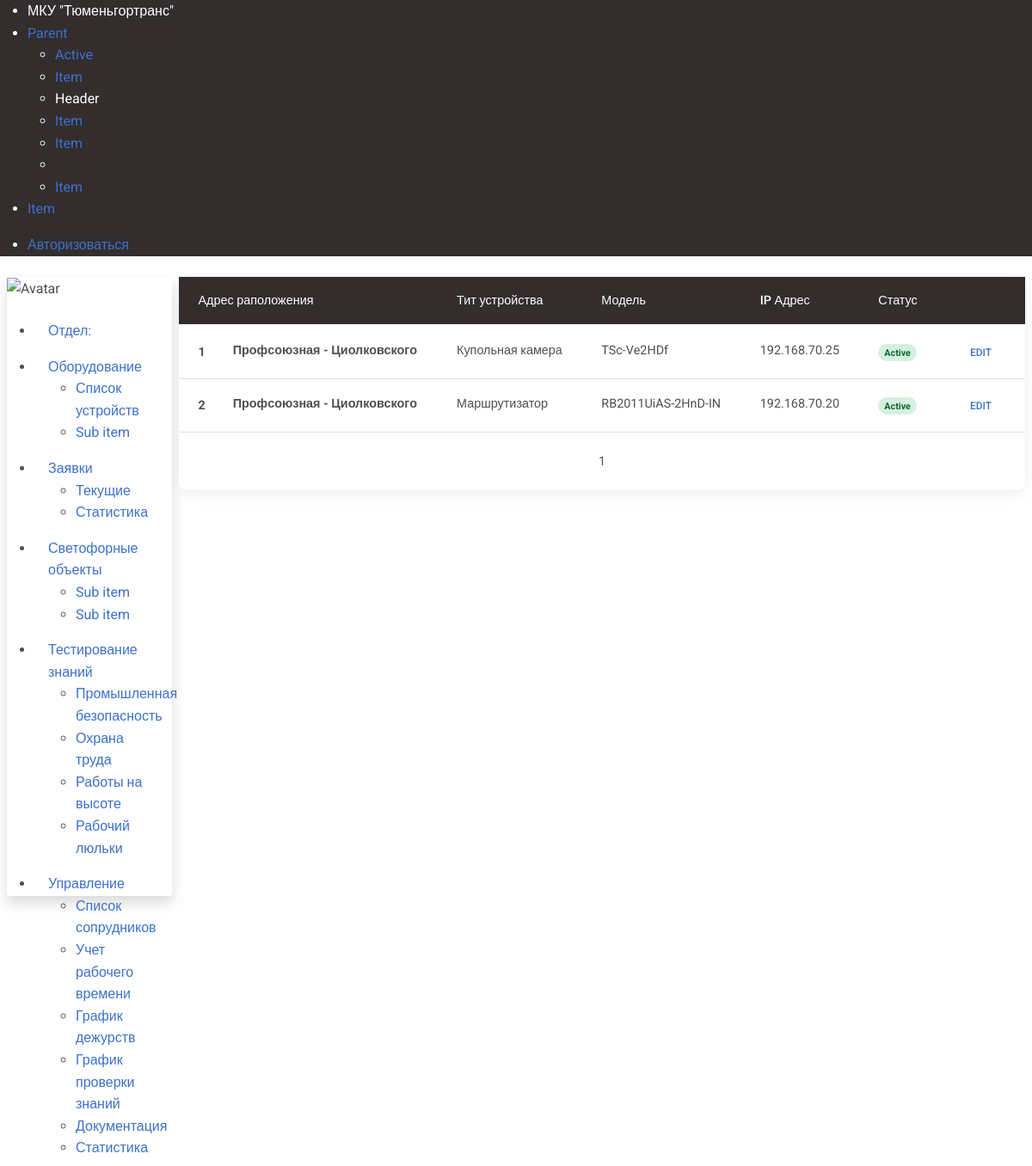
Before: /devices/device_list/ with the older database file.
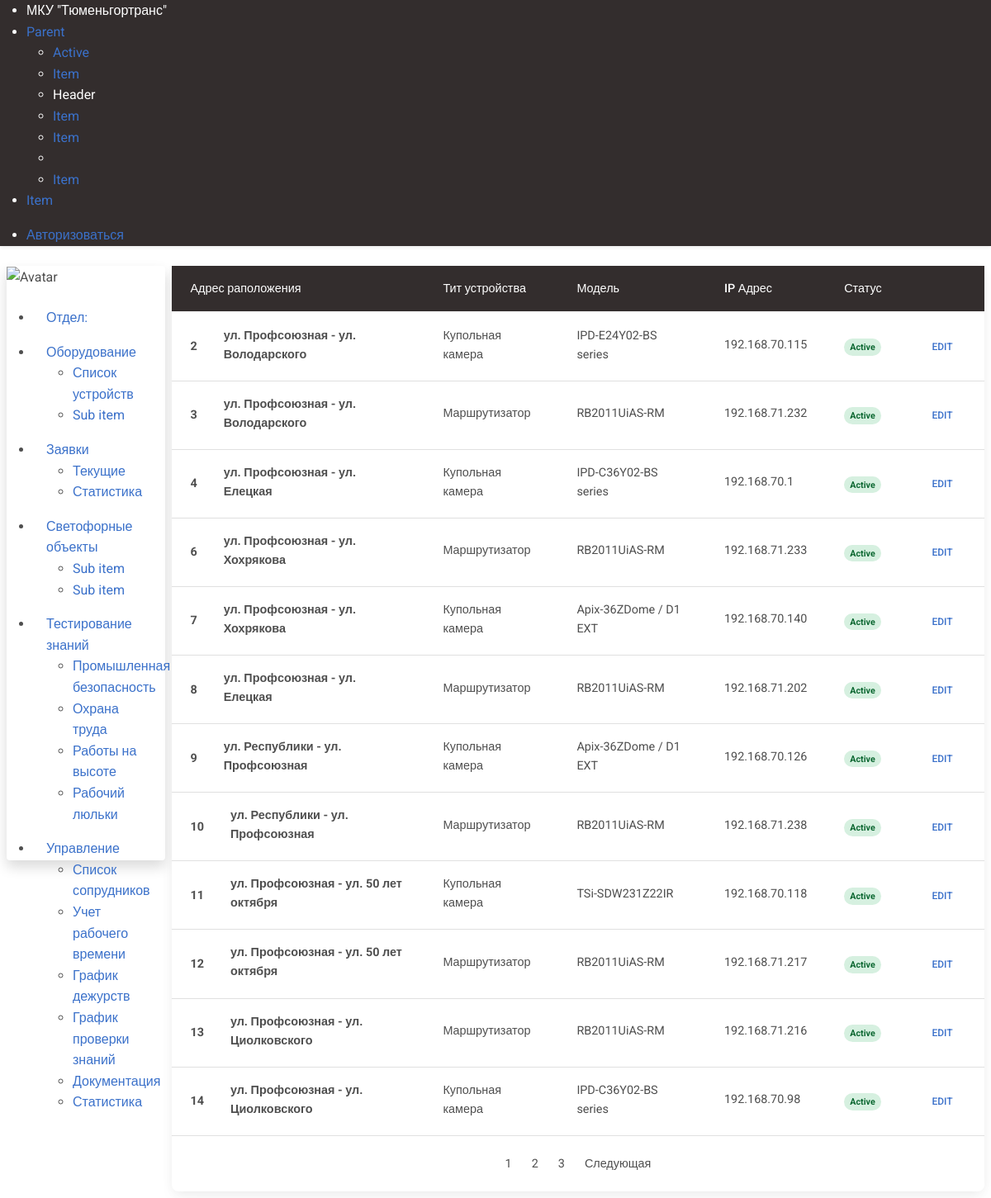
After: the same page with the newer database file.
### devices/models.py (models this page shows, shortened)
class Device(models.Model):
    address = models.ForeignKey('cross.CrossRoad', on_delete=models.CASCADE, verbose_name='Адрес установки')
    device_type = models.ForeignKey('DeviceType', on_delete=models.CASCADE, verbose_name='Тип устройства')
    model = models.ForeignKey('DeviceModel', on_delete=models.CASCADE, verbose_name='Модель устройства')
    serial_number = models.CharField(max_length=15, verbose_name='Серийный номер')
    inventary_number = models.IntegerField(blank=True, null=True, verbose_name='Инвентарный номер')
    ip_address = models.GenericIPAddressField(default='192.168.70.1', verbose_name='IP Адрес устройства')
    mask = models.GenericIPAddressField(default='255.255.255.0', blank=True, null=True, verbose_name='Маска подсети')
    gateway = models.GenericIPAddressField(default='192.168.70.1', blank=True, null=True, verbose_name='Шлюз')
    class Meta:
        verbose_name = "Устройство"
        verbose_name_plural = "Устройства"

class DeviceType(models.Model):
    type = models.CharField(max_length=50, blank=True, null=True, verbose_name='Тип устройства')
    slug = models.SlugField(max_length=60, blank=True, null=True)
    class Meta:
        verbose_name = "Тип устройства"
        verbose_name_plural = "Типы устройств"
    def __str__(self):
        return self.type

class DeviceModel(models.Model):
    manufacturer = models.CharField(max_length=50, blank=True, null=True, verbose_name='Проиводитель')
    model = models.CharField(max_length=100, blank=True, null=True, verbose_name='Модель оборудования')
    type = models.ForeignKey(DeviceType, on_delete=models.CASCADE, blank=True, null=True, verbose_name='Тип устройства')
    slug = models.SlugField(max_length=120, blank=True, null=True, verbose_name='Слаг')
    class Meta:
        verbose_name = "Модель оборудования"
        verbose_name_plural = "Модели оборудования"
    def __str__(self):
        return self.model

### cross/models.py (models this page shows)
class CrossRoad(models.Model):
    address = models.CharField(max_length=100, verbose_name="Адрес")
    latitude = models.FloatField(verbose_name='Широта')
    longitude = models.FloatField(verbose_name='Долгота')
    class Meta:
        verbose_name = 'Перекрёсток'
        verbose_name_plural = 'Перекрёстки'
    def __str__(self):
        return self.address

### devices/views.py (the view)
# urls.py: path('device_list/', DeviceListView.as_view(), name='device_list')
class DeviceListView(ListView):
    model = Device
    paginate_by = 12

### templates/devices/device_list.html (shortened to what this page needs)
{% extends 'users/main.html' %}
{% block content %}
<div class="card m-2 mt-2">
<table class="table align-middle mb-0 bg-white">
  <thead class="bg-dark text-white card-header">
    <tr class="">
      <th>Адрес раположения</th>
      <th>Тит устройства</th>
      <th>Модель</th>
      <th>IP Адрес</th>
      <th>Статус</th>
        <th></th>
    </tr>
  </thead>
  <tbody>
  {% for device in object_list %}
    <tr>
      <td>
        <div class="d-flex align-items-center">
            <div class="me-3">
                <strong>{{ device.pk }}</strong>
            </div>
          <div class="ms-3">
            <p class="fw-bold mb-1">{{ device.address }}</p>
          </div>
        </div>
      </td>
      <td>
        <p class="fw-normal mb-1">{{ device.device_type }}</p>
      </td>
      <td>
        <p class="fw-normal mb-1">{{ device.model }}</p>
      </td>
        <td>
            <p class="fw-normal mb-1">{{ device.ip_address }}</p>
        </td>
        <td>
            <span class="badge badge-success rounded-pill d-inline">Active</span>
        </td>
      <td>
        <button type="button" class="btn btn-link btn-sm btn-rounded">
          Edit
        </button>
      </td>
    </tr>
    {% endfor %}
  </tbody>
</table>
  <nav class="mt-3" aria-label="Page navigation example">
    <ul class="pagination justify-content-center">
      {% for page in page_obj.paginator %}
        <li class="page-item">
          <a class="page-link" href="?page={{ page.number}}">{{ page.number }}</a>
        </li>
      {% endfor %}
      <li class="page-item">
        {% if page_obj.has_next %}
          <a class="page-link" href="?page={{ page_obj.next_page_number }}">Следующая</a>
        {% endif %}
      </li>
    </ul>
</nav>
</div>
{% endblock %}

Changed rows visible on the page:
removed Device: pk "1", address "Профсоюзная - Циолковского", device_type "Купольная камера", model "TSc-Ve2HDf", ip_address "192.168.70.25"
changed Device id 2: address "Профсоюзная - Циолковского" → "ул. Профсоюзная - ул. Володарского"; device_type "Маршрутизатор" → "Купольная камера"; model "RB2011UiAS-2HnD-IN" → "IPD-E24Y02-BS series"; ip_address "192.168.70.20" → "192.168.70.115"
added Device: pk "3", address "ул. Профсоюзная - ул. Володарского", device_type "Маршрутизатор", model "RB2011UiAS-RM", ip_address "192.168.71.232"
added Device: pk "4", address "ул. Профсоюзная - ул. Елецкая", device_type "Купольная камера", model "IPD-C36Y02-BS series", ip_address "192.168.70.1"
added Device: pk "6", address "ул. Профсоюзная - ул. Хохрякова", device_type "Маршрутизатор", model "RB2011UiAS-RM", ip_address "192.168.71.233"
added Device: pk "7", address "ул. Профсоюзная - ул. Хохрякова", device_type "Купольная камера", model "Apix-36ZDome / D1 EXT", ip_address "192.168.70.140"
added Device: pk "8", address "ул. Профсоюзная - ул. Елецкая", device_type "Маршрутизатор", model "RB2011UiAS-RM", ip_address "192.168.71.202"
added Device: pk "9", address "ул. Республики - ул. Профсоюзная", device_type "Купольная камера", model "Apix-36ZDome / D1 EXT", ip_address "192.168.70.126"
added Device: pk "10", address "ул. Республики - ул. Профсоюзная", device_type "Маршрутизатор", model "RB2011UiAS-RM", ip_address "192.168.71.238"
added Device: pk "11", address "ул. Профсоюзная - ул. 50 лет октября", device_type "Купольная камера", model "TSi-SDW231Z22IR", ip_address "192.168.70.118"
added Device: pk "12", address "ул. Профсоюзная - ул. 50 лет октября", device_type "Маршрутизатор", model "RB2011UiAS-RM", ip_address "192.168.71.217"
added Device: pk "13", address "ул. Профсоюзная - ул. Циолковского", device_type "Маршрутизатор", model "RB2011UiAS-RM", ip_address "192.168.71.216"
added Device: pk "14", address "ул. Профсоюзная - ул. Циолковского", device_type "Купольная камера", model "IPD-C36Y02-BS series", ip_address "192.168.70.98"
Other visible differences:
new list line: "2"
new list line: "3"
text now shown: "Следующая"
